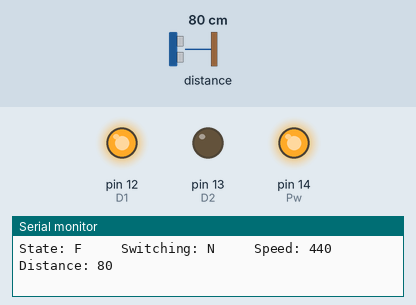
This sketch was run on a simulated Arduino Uno, built with avr-gcc and run on an emulated ATmega328P. Shown: output pins drawn as LEDs (lit = HIGH), the last lines printed to the serial monitor. Wiring (inferred from the names in the program): ultrasonic range finder: trigger pin 4; echo pin 0. Inputs (shaded band) come from the test bench; at power-on: distance to the obstacle 80 cm. The echo pulse lasts 58.3 µs per cm; pins used as bus, display or sensor lines are not drawn.

Above: at 1.2 s.
1.3 s: distance to the obstacle set to 23 cm
3.9 s: distance to the obstacle set to 18 cm
At 5.4 s:
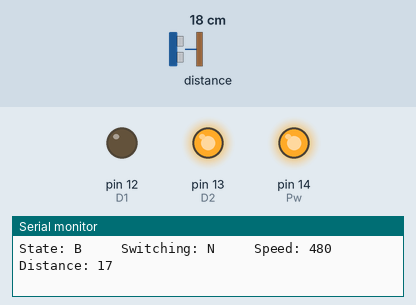
Timing chart, 0 to 6.9 s (numbered marks = the images above; inputs shaded):
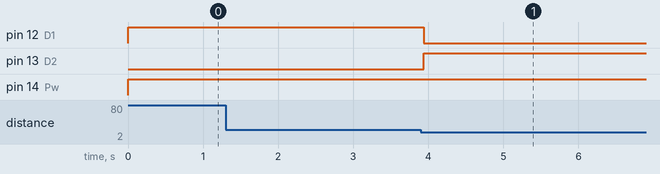

Measured:
- the behaviour switches between 21 and 20 cm on distance to the obstacle (found by bisection; images 0 and 1)
- after the input at 3.9 s, pin 12 (D1): HIGH → LOW at once; pin 13 (D2): LOW → HIGH at once

The sketch:

STALkIN.ino
```cpp
typedef enum EngineState{
  Backwards,
  Forwards,
  Still,
};
EngineState EState;

#define TRIGGER 4
#define ECHO 0
#define D1 12
#define D2 13
#define Pw 14

int SweetSpotLow = 20;
int SweetSpotHigh = 30;
int Speed = 250;
int distance;
int Acc = 10;
int Minimum = 250;
bool GoingForwards;
String Mellanrum;

void setup() {
  Serial.begin(9600);
  pinMode(Pw, OUTPUT);
  pinMode(D1, OUTPUT);
  pinMode(D2, OUTPUT);
  pinMode(TRIGGER, OUTPUT);
  pinMode(ECHO, INPUT);
  CheckDistance();
}

void loop() {
  switch (EState) {
    case Backwards:
      if (GoingForwards == true && Speed > Minimum) {
        Speed -= Acc;
        analogWrite(Pw, Speed);
        Serial.println(String("State: B     ")+String("Switching: Y     ")+String("Speed: ")+Speed+String(Mellanrum)+String("     Distance: ")+distance);
        CheckDistance();
      } else if (Speed < 1030){
        digitalWrite(D1, LOW);
        digitalWrite(D2, HIGH);
        GoingForwards = false;
        Speed += Acc;
        analogWrite(Pw, Speed);
        Serial.println(String("State: B     ")+String("Switching: N     ")+String("Speed: ")+Speed+String(Mellanrum)+String("     Distance: ")+distance);
        CheckDistance();
      } else {
        CheckDistance();
      }
    break;

    case Forwards:
      if(GoingForwards == false && Speed > Minimum) {
        Speed -= Acc;
        analogWrite(Pw, Speed);
        Serial.println(String("State: F     ")+String("Switching: Y     ")+String("Speed: ")+Speed+String(Mellanrum)+String("     Distance: ")+distance);
        CheckDistance();
      } else if (Speed < 1030){
        digitalWrite(D1, HIGH);
        digitalWrite(D2, LOW);
        GoingForwards = true;
        Speed += Acc;
        analogWrite(Pw, Speed);
        Serial.println(String("State: F     ")+String("Switching: N     ")+String("Speed: ")+Speed+String(Mellanrum)+String("     Distance: ")+distance);
        CheckDistance();
      } else {
        CheckDistance();
      }
    break;

    case Still:
      if (Speed > Minimum){
        Speed -= Acc;
        analogWrite(Pw, Speed);
        Serial.println(String("State: S     ")+String("Switching: Y     ")+String("Speed: ")+Speed+String(Mellanrum)+String("     Distance: ")+distance);
        CheckDistance();
      } else {
        Speed = Minimum;
        analogWrite(Pw, Speed);
        Serial.println(String("State: S     ")+String("Switching: N     ")+String("Speed: ")+Speed+String(Mellanrum)+String("     Distance: ")+distance);
        CheckDistance();
      }
    break;
  }
}

void UseDistance(){
  if(Speed < 1000) {
    Mellanrum = "  ";
  } else {
    Mellanrum = " ";
  }
  if (distance < SweetSpotLow) {
    EState = Backwards;
  } else if (distance > SweetSpotHigh){
    EState = Forwards;
  } else {
    EState = Still;
  }
}

void CheckDistance(){
  long duration;
  digitalWrite(TRIGGER, LOW);
  delayMicroseconds(2);
  digitalWrite(TRIGGER, HIGH);
  delayMicroseconds(10);
  digitalWrite(TRIGGER, LOW);
  duration = pulseIn(ECHO, HIGH);
  distance = (duration/2) / 29.1;
  UseDistance();
}
```
